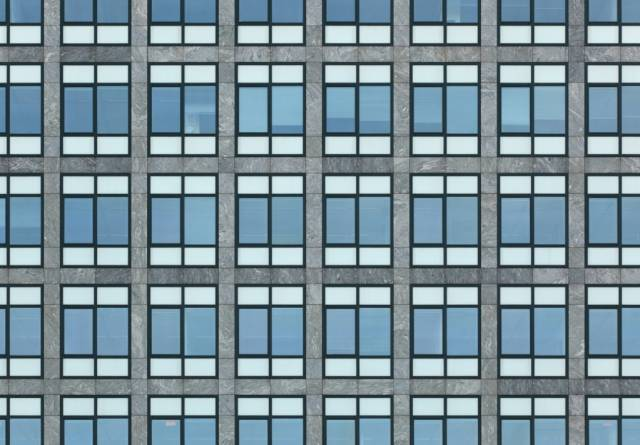
%> input picture p2/matlab/test.jpg, 640 x 445 px
$ octave harris_tb.m   (GNU Octave 9; MATLAB toolbox functions it lacks are replaced by stand-ins)
%> lines starting %> are read from the running program, lines starting %| are printed output that depends on the picture; in (x1, y1, x2, y2) boxes, pixels count from 0 and x2, y2 are one past the last pixel; in counts of white or black regions, pixels touching at a corner belong together; the program's own positions count from 1
%> further down, test is the input picture: size 445x640x3 uint8; mean R, G, B 125.6, 147.7, 157.9
### p2/matlab/harris.m
function [ output_args ] = harris( img, xmin, xmax, ymin, ymax )
%> called with xmin = 1, xmax = 640, ymin = 1, ymax = 445
%HARRIS Uses Harris corner detection to compute corner-points in an image.
% The corner detection is run on a box in the image as specified by
% the function argument.
%   img:            The image on which to perform corner detection
%   xmin:           The starting x-coordinate of the box.
%   xmax:           The ending x-coordinate of the box.
%   ymin:           The starting y-coordinate of the box.
%   ymax:           The ending y-coordinate of the box.
%   output_args:    This variable will contain an intensity image - high
%                   intensity values correspond to corners in the image.

k = 0.07;

img = double(img);
img = (img(:,:,1) + img(:,:,2) + img(:,:,3))/3;
%> img: size 445x640 double

imgPatch = img(ymin:ymax, xmin:xmax);

s_x = [-1 0 1; -2 0 2; -1 0 1];
s_y = [-1 -2 -1; 0 0 0; 1 2 1];

i_x = imfilter(imgPatch, s_x, 'corr', 'replicate');
i_y = imfilter(imgPatch, s_y, 'corr', 'replicate');

i_x2 = i_x .* i_x;
i_y2 = i_y .* i_y;
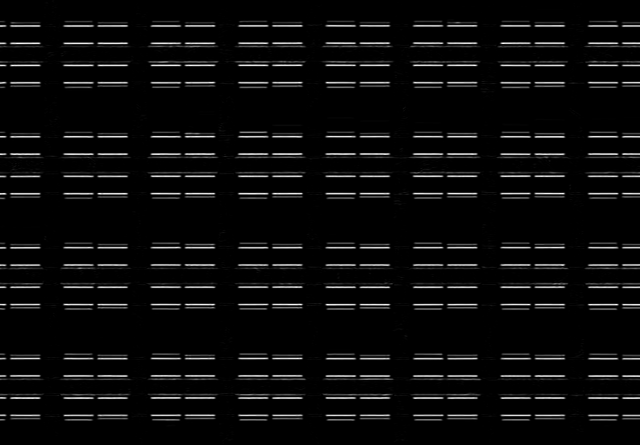
%> i_y2: size 445x640 double; min 0, max 521284, mean 24138.2; drawn with min black and max white
i_xy = i_x .* i_y;

gauss = gausswin(25);
gauss = imfilter(gauss, gauss', 'full');

s_x2 = imfilter(i_x2, gauss);
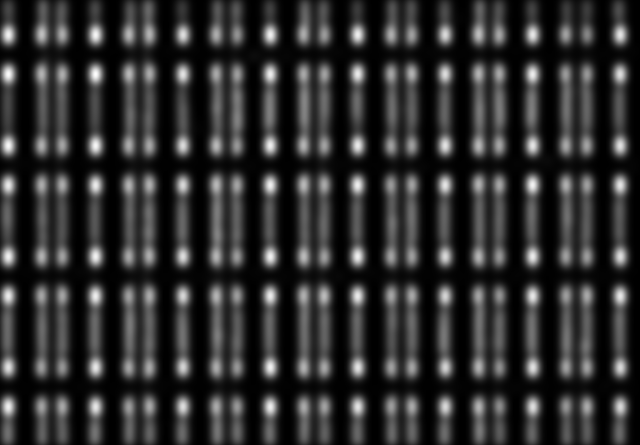
%> s_x2: size 445x640 double; min 15.55, max 14801683.5, mean 2705323.7; drawn with min black and max white
s_y2 = imfilter(i_y2, gauss);
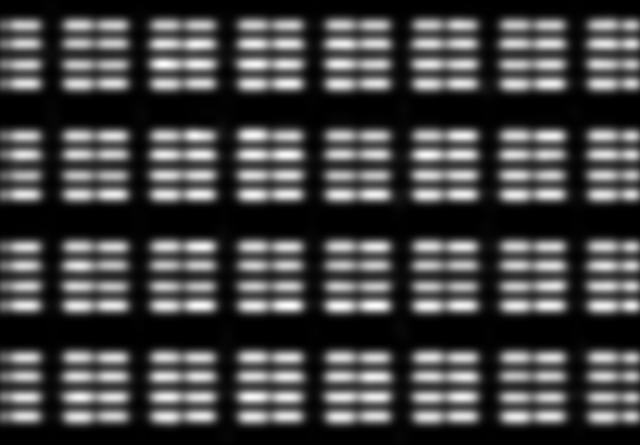
%> s_y2: size 445x640 double; min 85.98, max 12612390.2, mean 3404163.3; drawn with min black and max white
s_xy = imfilter(i_xy, gauss);
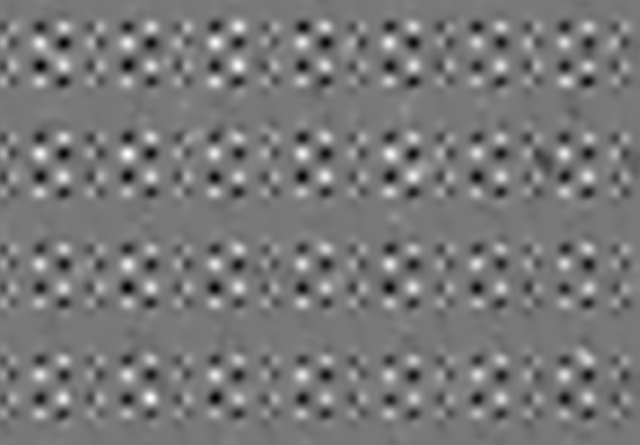
%> s_xy: size 445x640 double; min -567366.5, max 627797.9, mean -1200.2; drawn with min black and max white

r = imgPatch;

for i = 1:(ymax - ymin + 1)
    for j = 1:(xmax - xmin + 1)
        h = [ s_x2(i, j) s_xy(i, j); s_xy(i, j) s_y2(i, j) ];
        t = trace(h);
        d = det(h);

        r(i, j) = d - k * t * t;
    end
end
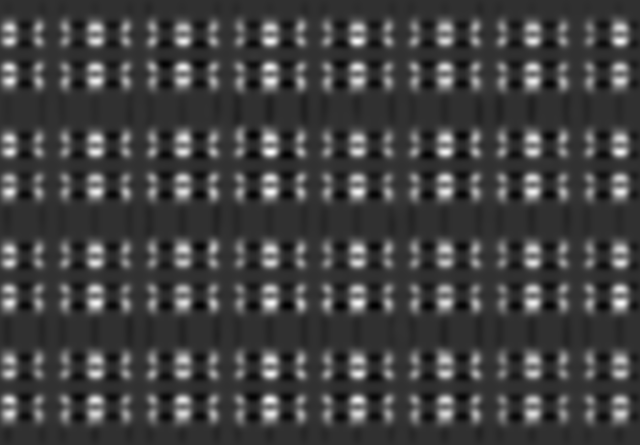
%> r: size 445x640 double; min -1.1e+13, max 4.65e+13, mean 3.8e+12; drawn with min black and max white

output_args = r;

end

### p2/matlab/harris_tb.m

test = imread('test.jpg');
harris_img = harris(test, 1, 640, 1, 445);

d=linspace(min(harris_img(:)),max(harris_img(:)),256);
%> d = 256 values from -1.1e+13 to 4.65e+13
im_s = uint8(arrayfun(@(x) find(abs(d(:)-x)== min(abs(d(:)-x))), harris_img));
bw = im_s < 150;
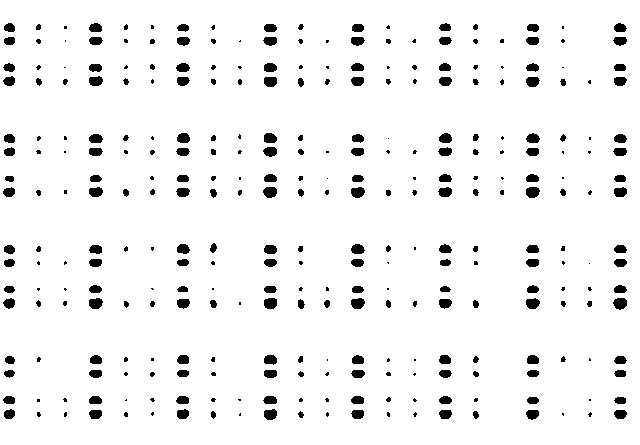
%> bw: size 445x640 logical; 94.9% white; 309 black regions (122 under 20 px), largest, box (x1, y1, x2, y2) and area: (613, 298, 627, 310) 130, (526, 187, 540, 198) 126, (263, 187, 277, 198) 125
bw = imcomplement(im_s);
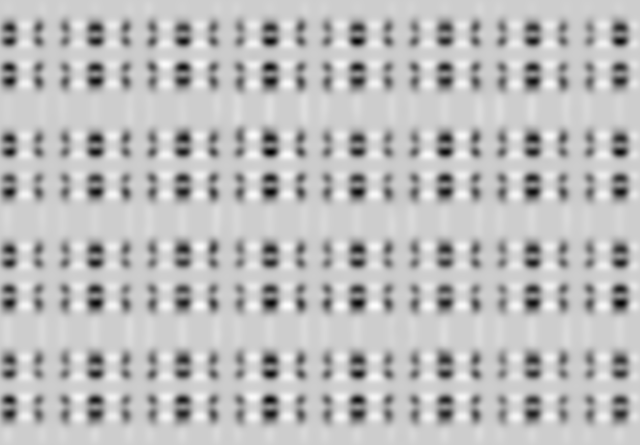
%> bw: size 445x640 uint8; min 0, max 254, mean 188.2

% harris_img = im2bw(harris_img, 0.5);
colormap(gray);
imagesc(bw);

% [6 lines of commented-out code are left out]
